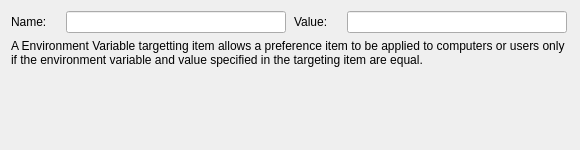
<?xml version="1.0" encoding="UTF-8"?>
<ui version="4.0">
 <class>EnvironmentWidget</class>
 <widget class="QWidget" name="EnvironmentWidget">
  <property name="geometry">
   <rect>
    <x>0</x>
    <y>0</y>
    <width>576</width>
    <height>150</height>
   </rect>
  </property>
  <property name="sizePolicy">
   <sizepolicy hsizetype="Preferred" vsizetype="Preferred">
    <horstretch>0</horstretch>
    <verstretch>0</verstretch>
   </sizepolicy>
  </property>
  <property name="minimumSize">
   <size>
    <width>0</width>
    <height>150</height>
   </size>
  </property>
  <property name="windowTitle">
   <string>Form</string>
  </property>
  <layout class="QGridLayout" name="gridLayout">
   <item row="0" column="0">
    <widget class="QLabel" name="domainLabel">
     <property name="sizePolicy">
      <sizepolicy hsizetype="Fixed" vsizetype="Preferred">
       <horstretch>0</horstretch>
       <verstretch>0</verstretch>
      </sizepolicy>
     </property>
     <property name="minimumSize">
      <size>
       <width>45</width>
       <height>0</height>
      </size>
     </property>
     <property name="text">
      <string>Name:</string>
     </property>
     <property name="buddy">
      <cstring>domainLineEdit</cstring>
     </property>
    </widget>
   </item>
   <item row="0" column="1">
    <widget class="QLineEdit" name="domainLineEdit">
     <property name="sizePolicy">
      <sizepolicy hsizetype="Preferred" vsizetype="Fixed">
       <horstretch>0</horstretch>
       <verstretch>0</verstretch>
      </sizepolicy>
     </property>
     <property name="minimumSize">
      <size>
       <width>0</width>
       <height>0</height>
      </size>
     </property>
     <property name="maximumSize">
      <size>
       <width>220</width>
       <height>16777215</height>
      </size>
     </property>
    </widget>
   </item>
   <item row="0" column="2">
    <widget class="QLabel" name="valueLabel">
     <property name="sizePolicy">
      <sizepolicy hsizetype="Fixed" vsizetype="Preferred">
       <horstretch>0</horstretch>
       <verstretch>0</verstretch>
      </sizepolicy>
     </property>
     <property name="minimumSize">
      <size>
       <width>45</width>
       <height>0</height>
      </size>
     </property>
     <property name="text">
      <string>Value:</string>
     </property>
     <property name="buddy">
      <cstring>valueLineEdit</cstring>
     </property>
    </widget>
   </item>
   <item row="0" column="3">
    <widget class="QLineEdit" name="valueLineEdit">
     <property name="maximumSize">
      <size>
       <width>220</width>
       <height>16777215</height>
      </size>
     </property>
    </widget>
   </item>
   <item row="1" column="0" colspan="4">
    <widget class="QLabel" name="label">
     <property name="text">
      <string>A Environment Variable targetting item allows a preference item to be applied to computers or users only if the environment variable and value specified in the targeting item are equal.</string>
     </property>
     <property name="wordWrap">
      <bool>true</bool>
     </property>
    </widget>
   </item>
   <item row="2" column="0" colspan="4">
    <spacer name="verticalSpacer">
     <property name="orientation">
      <enum>Qt::Vertical</enum>
     </property>
     <property name="sizeHint" stdset="0">
      <size>
       <width>558</width>
       <height>137</height>
      </size>
     </property>
    </spacer>
   </item>
  </layout>
 </widget>
 <resources/>
 <connections/>
</ui>
